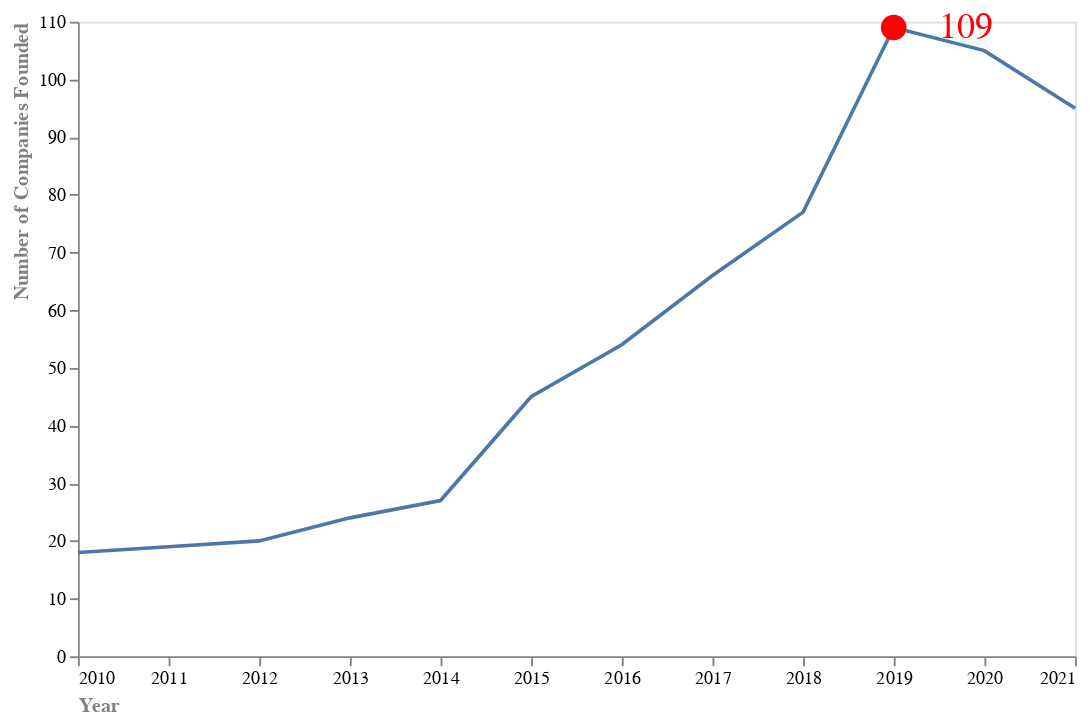

The notebook cell this image was saved under:
### Code cell
# label for 2019-point 

label_2019_base = alt.Chart(df_founded[df_founded['Year_int'] == 2019]).mark_text().encode(
    x=alt.X('Year Founded:T'),
    y=alt.Y('Number of Companies Founded:Q'),
    color=alt.value('red'),
    text=alt.Text('Number of Companies Founded:Q')
)

label_2019 = label_2019_base.mark_text(
    align='left',
    dx=25,
    size=20,
)

line_chart + founded_point + label_2019

### Figure 1 — Vega-Lite specification as saved in the notebook (floating-point values rounded to 4 significant figures)
{"config": {"view": {"continuousWidth": 300, "continuousHeight": 300}}, "layer": [{"data": {"name": "data-14e112ebc0fcf9b0abfed706b40a567b"}, "mark": {"type": "line"}, "encoding": {"strokeWidth": {"value": 2}, "x": {"axis": {"title": "Year", "titleColor": "grey", "titleAnchor": "start", "labelAngle": 0, "grid": false, "tickColor": "grey"}, "field": "Year Founded", "type": "temporal"}, "y": {"axis": {"title": "Number of Companies Founded", "titleColor": "grey", "titleAnchor": "end", "grid": false, "tickColor": "grey"}, "field": "Number of Companies Founded", "type": "quantitative"}}}, {"data": {"name": "data-7e4e3ae1df2d5fcfc62fdfc30ffcaa32"}, "mark": {"type": "circle", "opacity": 1, "size": 200}, "encoding": {"color": {"value": "red"}, "x": {"field": "Year Founded", "type": "temporal"}, "y": {"field": "Number of Companies Founded", "type": "quantitative"}}}, {"data": {"name": "data-7e4e3ae1df2d5fcfc62fdfc30ffcaa32"}, "mark": {"type": "text", "align": "left", "dx": 25, "size": 20}, "encoding": {"color": {"value": "red"}, "text": {"field": "Number of Companies Founded", "type": "quantitative"}, "x": {"field": "Year Founded", "type": "temporal"}, "y": {"field": "Number of Companies Founded", "type": "quantitative"}}}], "height": 350, "width": 550, "$schema": "https://vega.github.io/schema/vega-lite/v5.16.3.json", "datasets": {"data-14e112ebc0fcf9b0abfed706b40a567b": [{"Year Founded": "2010-01-01T00:00:00", "Number of Companies Founded": 18, "Year_int": 2010}, {"Year Founded": "2011-01-01T00:00:00", "Number of Companies Founded": 19, "Year_int": 2011}, {"Year Founded": "2012-01-01T00:00:00", "Number of Companies Founded": 20, "Year_int": 2012}, {"Year Founded": "2013-01-01T00:00:00", "Number of Companies Founded": 24, "Year_int": 2013}, {"Year Founded": "2014-01-01T00:00:00", "Number of Companies Founded": 27, "Year_int": 2014}, {"Year Founded": "2015-01-01T00:00:00", "Number of Companies Founded": 45, "Year_int": 2015}, {"Year Founded": "2016-01-01T00:00:00", "Number of Companies Founded": 54, "Year_int": 2016}, {"Year Founded": "2017-01-01T00:00:00", "Number of Companies Founded": 66, "Year_int": 2017}, {"Year Founded": "2018-01-01T00:00:00", "Number of Companies Founded": 77, "Year_int": 2018}, {"Year Founded": "2019-01-01T00:00:00", "Number of Companies Founded": 109, "Year_int": 2019}, {"Year Founded": "2020-01-01T00:00:00", "Number of Companies Founded": 105, "Year_int": 2020}, {"Year Founded": "2021-01-01T00:00:00", "Number of Companies Founded": 95, "Year_int": 2021}], "data-7e4e3ae1df2d5fcfc62fdfc30ffcaa32": [{"Year Founded": "2019-01-01T00:00:00", "Number of Companies Founded": 109, "Year_int": 2019}]}}
